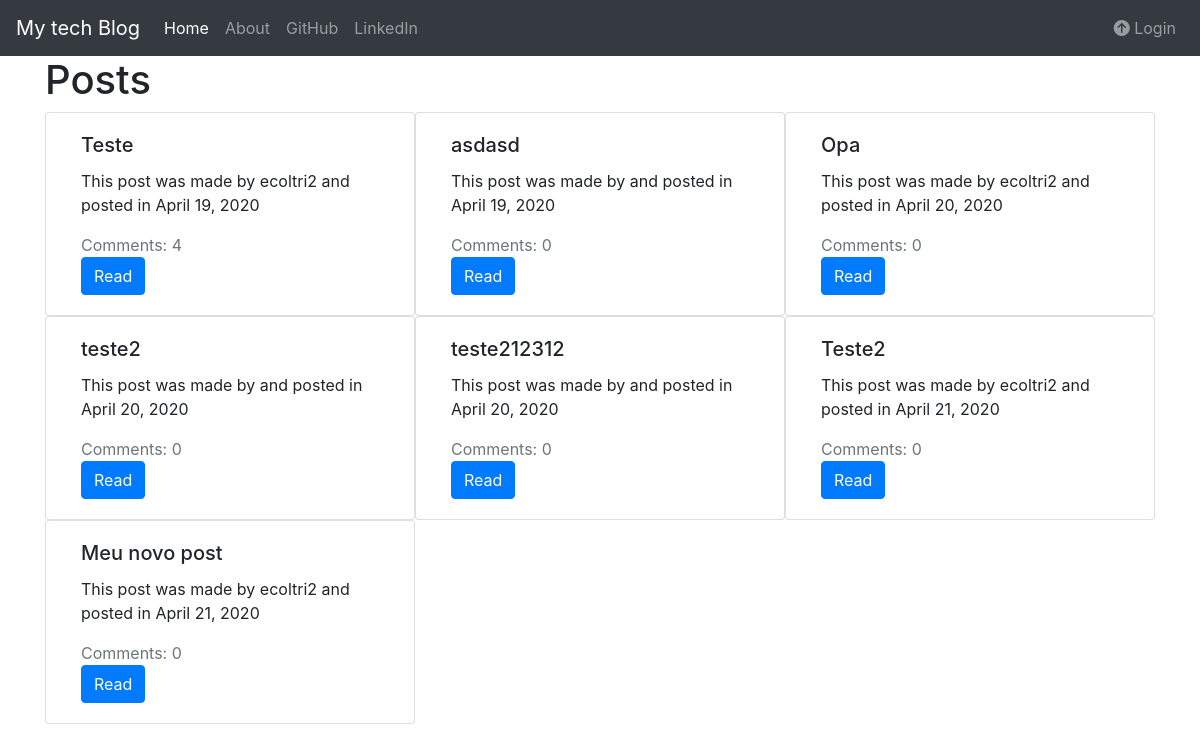
The page / on the database its author committed.
### posters/models.py (models this page shows, shortened)
class Post(models.Model):
    title = models.CharField(max_length=60,unique=True)
    author = models.ForeignKey(User,on_delete=models.CASCADE)
    published_date = models.DateField(auto_now=True)
    body = models.TextField(max_length=3000)
    is_publicated = models.BooleanField(default=False)

### posters/views.py (the view)
# urls.py: path("", views.PostListView.as_view(), name="home"),
class PostListView(ListView):
    slug_field = 'id'
    slug_url_kwarg = 'id'
    model = models.Post
    context_object_name = 'posts'

### posters/templates/posters/post_list.html
{%extends './base.html'%}
{%block body_block%}
<h1>Posts</h1>
{%if posts%}
<div class="container">
    <div class="row">
        {%for post in posts%}
        <div class="card col-4" style="width: 18rem;">
            <div class="card-body">
                <h5 class="card-title">{{post.title}}</h5>
                <p class="card-text">This post was made by {{post.author}} and posted in {{post.published_date}}</p>
                <div class="text-muted">Comments: {{post.comments.all.count}}</div>
                <a href="{%url 'posters:detail' id=post.id%}" class="btn btn-primary">Read</a>
            </div>
        </div>
        {%endfor%}
    </div>
</div>
{%else%}
<h2>Sorry, we are without posts!</h2>
{%endif%}
{%endblock%}

### rows shown on the page
Post: title "Teste", author "ecoltri2", published_date "April 19, 2020", comments.all.count "4"
Post: title "asdasd", published_date "April 19, 2020", comments.all.count "0"
Post: title "Opa", author "ecoltri2", published_date "April 20, 2020", comments.all.count "0"
Post: title "teste2", published_date "April 20, 2020", comments.all.count "0"
Post: title "teste212312", published_date "April 20, 2020", comments.all.count "0"
Post: title "Teste2", author "ecoltri2", published_date "April 21, 2020", comments.all.count "0"
Post: title "Meu novo post", author "ecoltri2", published_date "April 21, 2020", comments.all.count "0"
